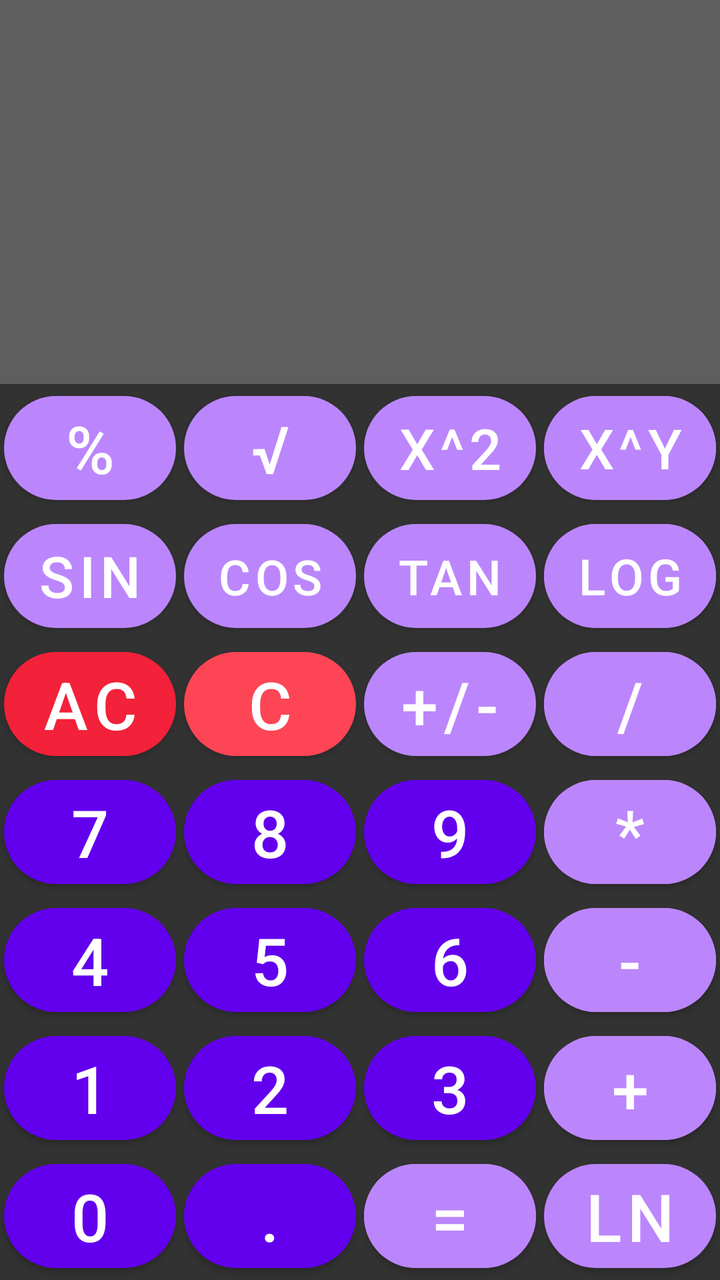
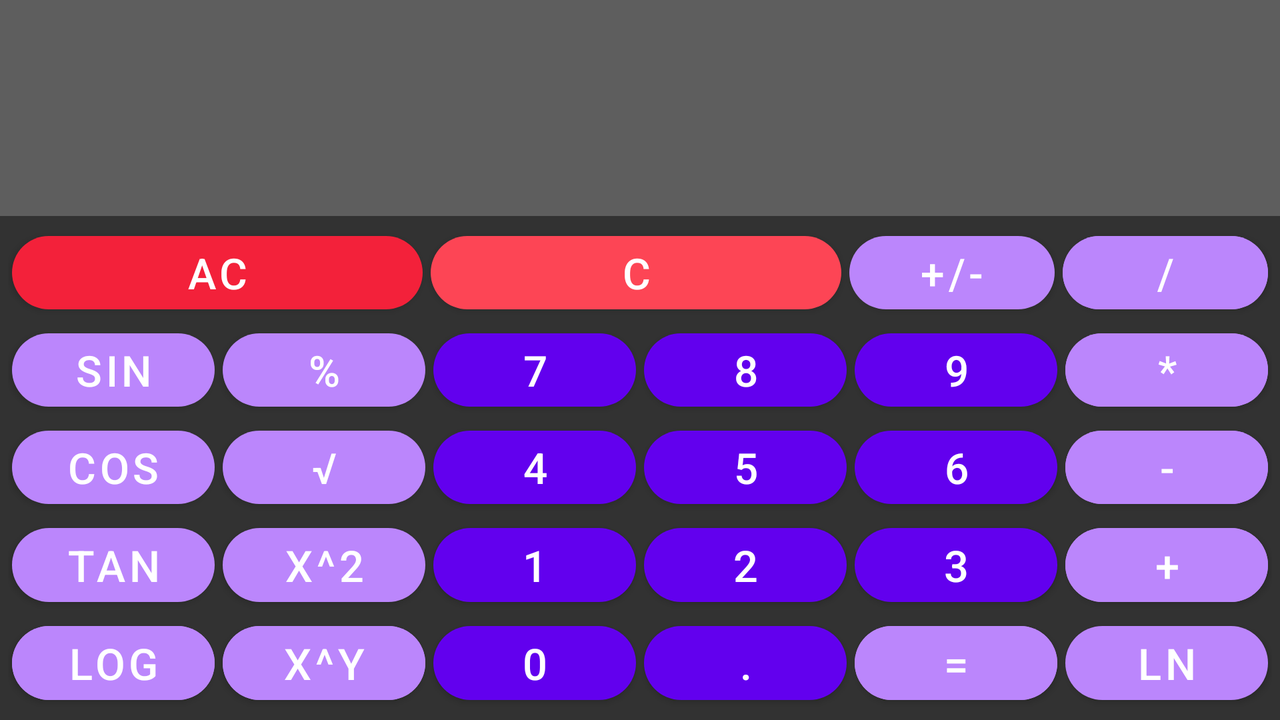

Two renders of one Android screen. The first uses the default layout on a phone; the second uses the alternative layout the repository ships for a different screen configuration, on a matching device. The two XML files are below.
<!-- AndroidManifest.xml: application theme Theme.Calculator -->
<!-- res/layout/advanced_calculator.xml -->
<?xml version="1.0" encoding="utf-8"?>
<androidx.constraintlayout.widget.ConstraintLayout xmlns:android="http://schemas.android.com/apk/res/android"
    xmlns:app="http://schemas.android.com/apk/res-auto"
    xmlns:tools="http://schemas.android.com/tools"
    android:layout_width="match_parent"
    android:layout_height="match_parent"
    tools:context=".MainActivity">

    <LinearLayout
        android:layout_width="match_parent"
        android:layout_height="match_parent"
        android:orientation="vertical"
        >

        <LinearLayout
            android:layout_width="match_parent"
            android:layout_height="0dp"
            android:layout_weight="3"
            android:background="#5E5E5E"
            android:orientation="vertical"
            >

            <TextView
                android:id="@+id/solution_view"
                android:layout_width="match_parent"
                android:layout_height="0dp"
                android:layout_weight="1"
                android:gravity="center|end"
                android:padding="6dp"
                android:textAlignment="textEnd"
                android:textColor="@color/white"
                android:textSize="32sp" />

            <TextView
                android:id="@+id/equation_view"
                android:layout_width="match_parent"
                android:layout_height="0dp"
                android:layout_weight="1"
                android:gravity="center|end"
                android:padding="6dp"
                android:textAlignment="textEnd"
                android:textColor="@color/white"
                android:textSize="25sp"/>

        </LinearLayout>


        <LinearLayout
            android:id="@+id/buttons_layout"
            android:layout_width="match_parent"
            android:layout_height="0dp"
            android:layout_weight="7"
            android:background="#323232"
            android:orientation="vertical"
            android:weightSum="7">

            <LinearLayout
                style="@style/calcRow">

                <com.google.android.material.button.MaterialButton
                    android:id="@+id/button_percent"
                    style="@style/calcButton"
                    android:text="@string/percent"
                    app:backgroundTint="@color/purple_200">

                </com.google.android.material.button.MaterialButton>

                <com.google.android.material.button.MaterialButton
                    android:id="@+id/button_sqrt"
                    android:text="@string/sqrt"
                    style="@style/calcButton"
                    app:backgroundTint="@color/purple_200">

                </com.google.android.material.button.MaterialButton>

                <com.google.android.material.button.MaterialButton
                    android:text="@string/xpow"
                    android:id="@+id/button_xpow"
                    app:backgroundTint="@color/purple_200"
                    style="@style/calcButton">


                </com.google.android.material.button.MaterialButton>

                <com.google.android.material.button.MaterialButton
                    android:text="@string/xpowy"
                    android:id="@+id/button_xpowy"
                    android:backgroundTint="@color/purple_200"
                    style="@style/calcButton">

                </com.google.android.material.button.MaterialButton>

            </LinearLayout>

            <LinearLayout
                style="@style/calcRow">

                <com.google.android.material.button.MaterialButton
                    android:id="@+id/button_sin"
                    style="@style/calcButton"
                    android:text="@string/sin"
                    app:backgroundTint="@color/purple_200">

                </com.google.android.material.button.MaterialButton>

                <com.google.android.material.button.MaterialButton
                    android:id="@+id/button_cos"
                    android:text="@string/cos"
                    style="@style/calcButton"
                    app:backgroundTint="@color/purple_200">

                </com.google.android.material.button.MaterialButton>

                <com.google.android.material.button.MaterialButton
                    android:text="@string/tan"
                    android:id="@+id/button_tan"
                    app:backgroundTint="@color/purple_200"
                    style="@style/calcButton">


                </com.google.android.material.button.MaterialButton>

                <com.google.android.material.button.MaterialButton
                    android:text="@string/log"
                    android:id="@+id/button_log"
                    android:backgroundTint="@color/purple_200"
                    style="@style/calcButton">

                </com.google.android.material.button.MaterialButton>

            </LinearLayout>

            <LinearLayout
                style="@style/calcRow">

                <com.google.android.material.button.MaterialButton
                    android:id="@+id/button_ac"
                    style="@style/calcButton"
                    android:text="@string/ac"
                    app:backgroundTint="#F3213A">

                </com.google.android.material.button.MaterialButton>

                <com.google.android.material.button.MaterialButton
                    android:id="@+id/button_c"
                    android:text="@string/c"
                    style="@style/calcButton"
                    app:backgroundTint="#FD4555">

                </com.google.android.material.button.MaterialButton>

                <com.google.android.material.button.MaterialButton
                    android:text="@string/change_sign"
                    android:id="@+id/change_sign"
                    app:backgroundTint="@color/purple_200"
                    style="@style/calcButton">


                </com.google.android.material.button.MaterialButton>

                <com.google.android.material.button.MaterialButton
                    android:text="@string/divide"
                    android:id="@+id/button_divide"
                    android:backgroundTint="@color/purple_200"
                    style="@style/calcButton">

                </com.google.android.material.button.MaterialButton>

            </LinearLayout>

            <LinearLayout
                style="@style/calcRow">

                <com.google.android.material.button.MaterialButton
                    android:id="@+id/button_7"
                    android:text="@string/seven"
                    style="@style/calcButton"
                    app:backgroundTint="@color/purple_500">

                </com.google.android.material.button.MaterialButton>

                <com.google.android.material.button.MaterialButton
                    android:id="@+id/button_8"
                    android:text="@string/eight"
                    style="@style/calcButton"
                    app:backgroundTint="@color/purple_500">

                </com.google.android.material.button.MaterialButton>

                <com.google.android.material.button.MaterialButton
                    android:id="@+id/button_9"
                    android:text="@string/nine"
                    style="@style/calcButton"
                    app:backgroundTint="@color/purple_500">


                </com.google.android.material.button.MaterialButton>

                <com.google.android.material.button.MaterialButton
                    android:id="@+id/button_multiply"
                    android:text="@string/multiply"
                    style="@style/calcButton"
                    android:backgroundTint="@color/purple_200">

                </com.google.android.material.button.MaterialButton>

            </LinearLayout>

            <LinearLayout
                style="@style/calcRow">

                <com.google.android.material.button.MaterialButton
                    android:id="@+id/button_4"
                    android:text="@string/four"
                    style="@style/calcButton"
                    app:backgroundTint="@color/purple_500">

                </com.google.android.material.button.MaterialButton>

                <com.google.android.material.button.MaterialButton
                    android:id="@+id/button_5"
                    android:text="@string/five"
                    style="@style/calcButton"
                    app:backgroundTint="@color/purple_500">

                </com.google.android.material.button.MaterialButton>

                <com.google.android.material.button.MaterialButton
                    android:id="@+id/button_6"
                    android:text="@string/six"
                    style="@style/calcButton"
                    app:backgroundTint="@color/purple_500">

                </com.google.android.material.button.MaterialButton>

                <com.google.android.material.button.MaterialButton
                    android:id="@+id/button_subtract"
                    android:text="@string/subtract"
                    style="@style/calcButton"
                    android:backgroundTint="@color/purple_200">

                </com.google.android.material.button.MaterialButton>

            </LinearLayout>

            <LinearLayout
                style="@style/calcRow">

                <com.google.android.material.button.MaterialButton
                    android:id="@+id/button_1"
                    android:text="@string/one"
                    style="@style/calcButton"
                    app:backgroundTint="@color/purple_500">

                </com.google.android.material.button.MaterialButton>

                <com.google.android.material.button.MaterialButton
                    android:id="@+id/button_2"
                    android:text="@string/two"
                    style="@style/calcButton"
                    app:backgroundTint="@color/purple_500">

                </com.google.android.material.button.MaterialButton>

                <com.google.android.material.button.MaterialButton
                    android:id="@+id/button_3"
                    android:text="@string/three"
                    style="@style/calcButton"
                    app:backgroundTint="@color/purple_500">

                </com.google.android.material.button.MaterialButton>

                <com.google.android.material.button.MaterialButton
                    android:id="@+id/button_add"
                    android:text="@string/add"
                    style="@style/calcButton"
                    android:backgroundTint="@color/purple_200">

                </com.google.android.material.button.MaterialButton>

            </LinearLayout>

            <LinearLayout
                style="@style/calcRow">

                <com.google.android.material.button.MaterialButton
                    android:id="@+id/button_0"
                    android:text="@string/zero"
                    style="@style/calcButton"
                    android:layout_weight="1"
                    app:backgroundTint="@color/purple_500">

                </com.google.android.material.button.MaterialButton>

                <com.google.android.material.button.MaterialButton
                    android:id="@+id/button_dot"
                    android:text="@string/dot"
                    style="@style/calcButton"
                    app:backgroundTint="@color/purple_500">

                </com.google.android.material.button.MaterialButton>

                <com.google.android.material.button.MaterialButton
                    android:id="@+id/button_equals"
                    android:text="@string/equals"
                    style="@style/calcButton"
                    android:backgroundTint="@color/purple_200">

                </com.google.android.material.button.MaterialButton>

                <com.google.android.material.button.MaterialButton
                    android:id="@+id/button_ln"
                    android:text="@string/ln"
                    style="@style/calcButton"
                    android:layout_weight="1"
                    app:backgroundTint="@color/purple_200">

                </com.google.android.material.button.MaterialButton>

            </LinearLayout>

        </LinearLayout>

    </LinearLayout>


</androidx.constraintlayout.widget.ConstraintLayout>
<!-- resources referenced by this layout -->
<resources>
  <color name="purple_200">#FFBB86FC</color>
  <color name="purple_500">#FF6200EE</color>
  <color name="white">#FFFFFFFF</color>
  <string name="ac">AC</string>
  <string name="add">+</string>
  <string name="c">C</string>
  <string name="change_sign">+/-</string>
  <string name="cos">cos</string>
  <string name="divide">/</string>
  <string name="dot">.</string>
  <string name="eight">8</string>
  <string name="equals">=</string>
  <string name="five">5</string>
  <string name="four">4</string>
  <string name="ln">ln</string>
  <string name="log">log</string>
  <string name="multiply">*</string>
  <string name="nine">9</string>
  <string name="one">1</string>
  <string name="percent">%</string>
  <string name="seven">7</string>
  <string name="sin">sin</string>
  <string name="six">6</string>
  <string name="sqrt">√</string>
  <string name="subtract">-</string>
  <string name="tan">tan</string>
  <string name="three">3</string>
  <string name="two">2</string>
  <string name="xpow">x^2</string>
  <string name="xpowy">x^y</string>
  <string name="zero">0</string>
  <style name="calcButton">
          <item name="android:layout_width">0dp</item>
          <item name="android:layout_height">match_parent</item>
          <item name="android:layout_weight">1</item>
          <item name="android:textColor">@color/white</item>
          <item name="android:layout_marginHorizontal">2dp</item>
          <item name="autoSizeTextType">uniform</item>
          <item name="android:autoSizeMinTextSize">30sp</item>
          <item name="android:autoSizeMaxTextSize">50sp</item>
          <item name="cornerRadius">300dp</item>
          <item name="singleLine">true</item>
          <item name="android:layout_gravity">center_horizontal</item>
          <item name="android:gravity">center</item>
      </style>
  <style name="calcRow">
          <item name="android:layout_width">match_parent</item>
          <item name="android:layout_height">0dp</item>
          <item name="android:orientation">horizontal</item>
          <item name="android:layout_gravity">center_vertical</item>
          <item name="android:gravity">center</item>
          <item name="android:layout_weight">1</item>
          <item name="android:padding">0dp</item>
      </style>
  <style name="Theme.Calculator" parent="Theme.MaterialComponents.DayNight.NoActionBar">
          
          <item name="colorPrimary">@color/black</item>
          <item name="colorPrimaryDark">@color/greyDarker</item>
          <item name="colorPrimaryVariant">@color/grey</item>
          <item name="colorOnPrimary">@color/white</item>
          
          <item name="colorSecondary">@color/teal_200</item>
          <item name="colorSecondaryVariant">@color/teal_700</item>
          <item name="colorOnSecondary">@color/black</item>
          
          <item name="android:statusBarColor">?attr/colorPrimaryVariant</item>
          
      </style>
  <color name="black">#FF000000</color>
  <color name="greyDarker">#323232</color>
  <color name="grey">#5E5E5E</color>
  <color name="teal_200">#FF03DAC5</color>
  <color name="teal_700">#FF018786</color>
</resources>
<!-- res/layout-land/advanced_calculator.xml (the repository's variant of the layout above) -->
<!-- drawn on the phone turned sideways -->
<?xml version="1.0" encoding="utf-8"?>
<androidx.constraintlayout.widget.ConstraintLayout xmlns:android="http://schemas.android.com/apk/res/android"
    xmlns:app="http://schemas.android.com/apk/res-auto"
    xmlns:tools="http://schemas.android.com/tools"
    android:layout_width="match_parent"
    android:layout_height="match_parent"
    tools:context=".MainActivity">

    <LinearLayout
        android:layout_width="match_parent"
        android:layout_height="match_parent"
        android:orientation="vertical"
        >

        <LinearLayout
            android:layout_width="match_parent"
            android:layout_height="0dp"
            android:layout_weight="3"
            android:background="@color/grey"
            android:orientation="vertical"
            >

            <TextView
                android:id="@+id/solution_view"
                android:layout_width="wrap_content"
                android:minWidth="2000dp"
                android:layout_height="0dp"
                android:layout_weight="1"
                android:maxLines="1"
                android:autoSizeMinTextSize="32sp"
                android:autoSizeTextType="uniform"
                android:gravity="center|end"
                android:layout_gravity="center|end"
                android:padding="6dp"
                android:textAlignment="textEnd"
                android:textColor="@color/white" />

            <TextView
                android:id="@+id/equation_view"
                android:layout_width="wrap_content"
                android:minWidth="2000dp"
                android:layout_height="0dp"
                android:layout_weight="1"
                android:maxLines="1"
                android:gravity="center|end"
                android:layout_gravity="center|end"
                android:padding="6dp"
                android:textAlignment="textEnd"
                android:textColor="@color/white"
                android:autoSizeTextType="uniform"
                android:autoSizeMaxTextSize="50sp"
                android:autoSizeMinTextSize="25sp"
                android:ellipsize="start"/>

        </LinearLayout>


        <LinearLayout
            android:id="@+id/buttons_layout"
            android:layout_width="match_parent"
            android:layout_height="0dp"
            android:layout_weight="7"
            android:padding="4dp"
            android:background="@color/greyDarker"
            android:orientation="vertical"
            >

            <LinearLayout
                style="@style/calcRow">

                <com.google.android.material.button.MaterialButton
                    android:id="@+id/button_ac"
                    style="@style/calcButton"
                    android:layout_weight="2"
                    android:text="@string/ac"
                    app:backgroundTint="#F3213A">

                </com.google.android.material.button.MaterialButton>

                <com.google.android.material.button.MaterialButton
                    android:id="@+id/button_c"
                    android:text="@string/c"
                    style="@style/calcButton"
                    android:layout_weight="2"
                    app:backgroundTint="#FD4555">

                </com.google.android.material.button.MaterialButton>

                <com.google.android.material.button.MaterialButton
                    android:text="@string/change_sign"
                    android:id="@+id/change_sign"
                    app:backgroundTint="@color/purple_200"
                    style="@style/calcButton">


                </com.google.android.material.button.MaterialButton>

                <com.google.android.material.button.MaterialButton
                    android:text="@string/divide"
                    android:id="@+id/button_divide"
                    android:backgroundTint="@color/purple_200"
                    style="@style/calcButton">

                </com.google.android.material.button.MaterialButton>

            </LinearLayout>

            <LinearLayout
                style="@style/calcRow">

                <com.google.android.material.button.MaterialButton
                    android:id="@+id/button_sin"
                    style="@style/calcButton"
                    android:text="@string/sin"
                    app:backgroundTint="@color/purple_200">

                </com.google.android.material.button.MaterialButton>

                <com.google.android.material.button.MaterialButton
                    android:id="@+id/button_percent"
                    style="@style/calcButton"
                    android:text="@string/percent"
                    app:backgroundTint="@color/purple_200">

                </com.google.android.material.button.MaterialButton>

                <com.google.android.material.button.MaterialButton
                    android:id="@+id/button_7"
                    android:text="@string/seven"
                    style="@style/calcButton"
                    app:backgroundTint="@color/purple_500">

                </com.google.android.material.button.MaterialButton>

                <com.google.android.material.button.MaterialButton
                    android:id="@+id/button_8"
                    android:text="@string/eight"
                    style="@style/calcButton"
                    app:backgroundTint="@color/purple_500">

                </com.google.android.material.button.MaterialButton>

                <com.google.android.material.button.MaterialButton
                    android:id="@+id/button_9"
                    android:text="@string/nine"
                    style="@style/calcButton"
                    app:backgroundTint="@color/purple_500">


                </com.google.android.material.button.MaterialButton>

                <com.google.android.material.button.MaterialButton
                    android:id="@+id/button_multiply"
                    android:text="@string/multiply"
                    style="@style/calcButton"
                    android:backgroundTint="@color/purple_200">

                </com.google.android.material.button.MaterialButton>

            </LinearLayout>

            <LinearLayout
                style="@style/calcRow">

                <com.google.android.material.button.MaterialButton
                    android:id="@+id/button_cos"
                    android:text="@string/cos"
                    style="@style/calcButton"
                    app:backgroundTint="@color/purple_200">

                </com.google.android.material.button.MaterialButton>

                <com.google.android.material.button.MaterialButton
                    android:id="@+id/button_sqrt"
                    android:text="@string/sqrt"
                    style="@style/calcButton"
                    app:backgroundTint="@color/purple_200">

                </com.google.android.material.button.MaterialButton>

                <com.google.android.material.button.MaterialButton
                    android:id="@+id/button_4"
                    android:text="@string/four"
                    style="@style/calcButton"
                    app:backgroundTint="@color/purple_500">

                </com.google.android.material.button.MaterialButton>

                <com.google.android.material.button.MaterialButton
                    android:id="@+id/button_5"
                    android:text="@string/five"
                    style="@style/calcButton"
                    app:backgroundTint="@color/purple_500">

                </com.google.android.material.button.MaterialButton>

                <com.google.android.material.button.MaterialButton
                    android:id="@+id/button_6"
                    android:text="@string/six"
                    style="@style/calcButton"
                    app:backgroundTint="@color/purple_500">

                </com.google.android.material.button.MaterialButton>

                <com.google.android.material.button.MaterialButton
                    android:id="@+id/button_subtract"
                    android:text="@string/subtract"
                    style="@style/calcButton"
                    android:backgroundTint="@color/purple_200">

                </com.google.android.material.button.MaterialButton>

            </LinearLayout>

            <LinearLayout
                style="@style/calcRow">

                <com.google.android.material.button.MaterialButton
                    android:text="@string/tan"
                    android:id="@+id/button_tan"
                    app:backgroundTint="@color/purple_200"
                    style="@style/calcButton">

                </com.google.android.material.button.MaterialButton>

                <com.google.android.material.button.MaterialButton
                    android:text="@string/xpow"
                    android:id="@+id/button_xpow"
                    app:backgroundTint="@color/purple_200"
                    style="@style/calcButton">

                </com.google.android.material.button.MaterialButton>

                <com.google.android.material.button.MaterialButton
                    android:id="@+id/button_1"
                    android:text="@string/one"
                    style="@style/calcButton"
                    app:backgroundTint="@color/purple_500">

                </com.google.android.material.button.MaterialButton>

                <com.google.android.material.button.MaterialButton
                    android:id="@+id/button_2"
                    android:text="@string/two"
                    style="@style/calcButton"
                    app:backgroundTint="@color/purple_500">

                </com.google.android.material.button.MaterialButton>

                <com.google.android.material.button.MaterialButton
                    android:id="@+id/button_3"
                    android:text="@string/three"
                    style="@style/calcButton"
                    app:backgroundTint="@color/purple_500">

                </com.google.android.material.button.MaterialButton>

                <com.google.android.material.button.MaterialButton
                    android:id="@+id/button_add"
                    android:text="@string/add"
                    style="@style/calcButton"
                    android:backgroundTint="@color/purple_200">

                </com.google.android.material.button.MaterialButton>

            </LinearLayout>

            <LinearLayout
                style="@style/calcRow">

                <com.google.android.material.button.MaterialButton
                    android:text="@string/log"
                    android:id="@+id/button_log"
                    android:backgroundTint="@color/purple_200"
                    style="@style/calcButton">

                </com.google.android.material.button.MaterialButton>

                <com.google.android.material.button.MaterialButton
                    android:text="@string/xpowy"
                    android:id="@+id/button_xpowy"
                    android:backgroundTint="@color/purple_200"
                    style="@style/calcButton">

                </com.google.android.material.button.MaterialButton>

                <com.google.android.material.button.MaterialButton
                    android:id="@+id/button_0"
                    android:text="@string/zero"
                    style="@style/calcButton"
                    android:layout_weight="1"
                    app:backgroundTint="@color/purple_500">

                </com.google.android.material.button.MaterialButton>

                <com.google.android.material.button.MaterialButton
                    android:id="@+id/button_dot"
                    android:text="@string/dot"
                    style="@style/calcButton"
                    app:backgroundTint="@color/purple_500">

                </com.google.android.material.button.MaterialButton>

                <com.google.android.material.button.MaterialButton
                    android:id="@+id/button_equals"
                    android:text="@string/equals"
                    style="@style/calcButton"
                    android:backgroundTint="@color/purple_200">

                </com.google.android.material.button.MaterialButton>

                <com.google.android.material.button.MaterialButton
                    android:id="@+id/button_ln"
                    android:text="@string/ln"
                    style="@style/calcButton"
                    android:layout_weight="1"
                    app:backgroundTint="@color/purple_200">

                </com.google.android.material.button.MaterialButton>

            </LinearLayout>

        </LinearLayout>

    </LinearLayout>


</androidx.constraintlayout.widget.ConstraintLayout>
<!-- resources referenced by the variant -->
<!-- as the phone turned sideways resolves them -->
<resources>
  <color name="grey">#5E5E5E</color>
  <color name="greyDarker">#323232</color>
  <color name="purple_200">#FFBB86FC</color>
  <color name="purple_500">#FF6200EE</color>
  <color name="white">#FFFFFFFF</color>
  <string name="ac">AC</string>
  <string name="add">+</string>
  <string name="c">C</string>
  <string name="change_sign">+/-</string>
  <string name="cos">cos</string>
  <string name="divide">/</string>
  <string name="dot">.</string>
  <string name="eight">8</string>
  <string name="equals">=</string>
  <string name="five">5</string>
  <string name="four">4</string>
  <string name="ln">ln</string>
  <string name="log">log</string>
  <string name="multiply">*</string>
  <string name="nine">9</string>
  <string name="one">1</string>
  <string name="percent">%</string>
  <string name="seven">7</string>
  <string name="sin">sin</string>
  <string name="six">6</string>
  <string name="sqrt">√</string>
  <string name="subtract">-</string>
  <string name="tan">tan</string>
  <string name="three">3</string>
  <string name="two">2</string>
  <string name="xpow">x^2</string>
  <string name="xpowy">x^y</string>
  <string name="zero">0</string>
  <style name="calcButton">
          <item name="android:layout_width">0dp</item>
          <item name="android:layout_height">match_parent</item>
          <item name="android:layout_weight">1</item>
          <item name="android:textColor">@color/white</item>
          <item name="android:layout_marginHorizontal">2dp</item>
          <item name="autoSizeTextType">uniform</item>
          <item name="android:autoSizeMinTextSize">30sp</item>
          <item name="android:autoSizeMaxTextSize">50sp</item>
          <item name="cornerRadius">300dp</item>
          <item name="singleLine">true</item>
          <item name="android:layout_gravity">center_horizontal</item>
          <item name="android:gravity">center</item>
      </style>
  <style name="calcRow">
          <item name="android:layout_width">match_parent</item>
          <item name="android:layout_height">0dp</item>
          <item name="android:orientation">horizontal</item>
          <item name="android:layout_gravity">center_vertical</item>
          <item name="android:gravity">center</item>
          <item name="android:layout_weight">1</item>
          <item name="android:padding">0dp</item>
      </style>
  <style name="Theme.Calculator" parent="Theme.MaterialComponents.DayNight.NoActionBar">
          
          <item name="colorPrimary">@color/black</item>
          <item name="colorPrimaryDark">@color/greyDarker</item>
          <item name="colorPrimaryVariant">@color/grey</item>
          <item name="colorOnPrimary">@color/white</item>
          
          <item name="colorSecondary">@color/teal_200</item>
          <item name="colorSecondaryVariant">@color/teal_700</item>
          <item name="colorOnSecondary">@color/black</item>
          
          <item name="android:statusBarColor">?attr/colorPrimaryVariant</item>
          
      </style>
  <color name="black">#FF000000</color>
  <color name="teal_200">#FF03DAC5</color>
  <color name="teal_700">#FF018786</color>
</resources>
